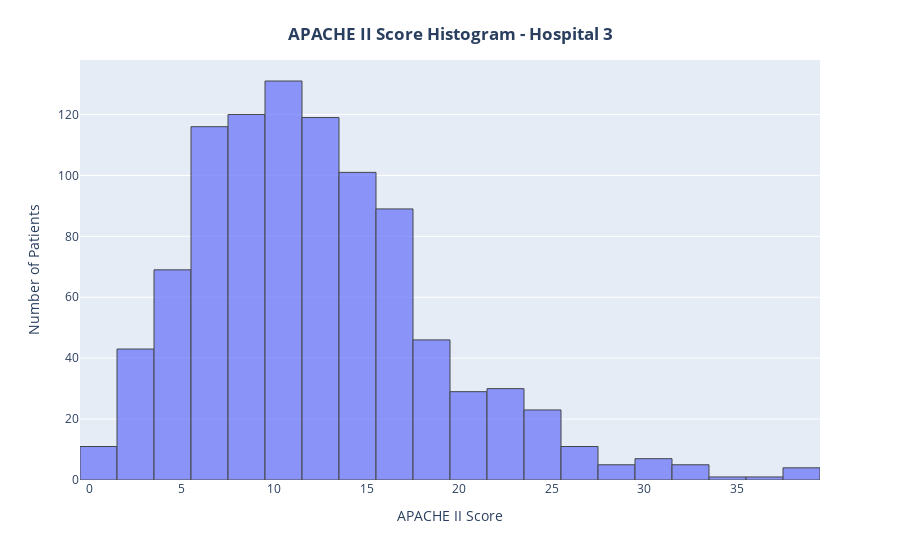

This figure's notebook cell:
### Code cell
apache_df_copy = apache_df_H3.copy()
print("Initial number of rows:", len(apache_df_copy))
apache_df_copy = apache_df_copy[apache_df_copy["Estimated Mortality"] != "-"]
print("Number of rows after removing rows:", len(apache_df_copy))

fig = px.histogram(apache_df_copy, x = "APACHE II Score", nbins = 20)
fig.update_traces(marker_line_color = "black", marker_line_width = 1, opacity = 0.7)
fig.update_layout(yaxis_title = "Number of Patients")
fig.update_layout(title = {"text" : "<b>APACHE II Score Histogram - Hospital 3</b>", "x" : 0.5, "y" : 0.95, "xanchor" : "center", "yanchor" : "top"})
fig.show()

### Figure 1 — Plotly figure (JSON) as saved in the notebook; plotly's stock layout.template omitted (floating-point values rounded to 4 significant figures; data arrays with more than 128 entries replaced by an {"elided": "..."} marker saying what was removed)
{"data": [{"alignmentgroup": "True", "bingroup": "x", "hovertemplate": "APACHE II Score=%{x}<br>count=%{y}<extra></extra>", "legendgroup": "", "marker": {"color": "#636efa", "line": {"color": "black", "width": 1}, "pattern": {"shape": ""}}, "name": "", "nbinsx": 20, "offsetgroup": "", "opacity": 0.7, "orientation": "v", "showlegend": false, "type": "histogram", "x": {"elided": "961 int values"}, "xaxis": "x", "yaxis": "y"}], "layout": {"barmode": "relative", "legend": {"tracegroupgap": 0}, "margin": {"t": 60}, "title": {"text": "<b>APACHE II Score Histogram - Hospital 3</b>", "x": 0.5, "xanchor": "center", "y": 0.95, "yanchor": "top"}, "xaxis": {"anchor": "y", "domain": [0, 1], "title": {"text": "APACHE II Score"}}, "yaxis": {"anchor": "x", "domain": [0, 1], "title": {"text": "Number of Patients"}}}}
